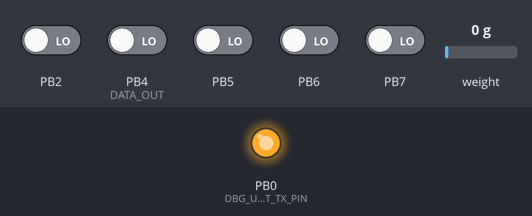
Recording of a program running on a simulated ATtiny85, built with avr-gcc and emulated at 1.2 MHz (the files do not name the chip). Parts: output pins drawn as LEDs (lit = HIGH). Wiring (inferred from the names in the program): HX711 load-cell converter: data PB1; SCK PB3. Inputs (shaded band) come from the test bench; at power-on: PB2, PB4 (DATA_OUT), PB5–7 LOW, weight on the scale 0 g. Sleep ends after the set time or at an interrupt; pins used as bus, display or sensor lines are not drawn.

Above: at 0.3 s.
Timing chart, 0 to 1.8 s (numbered marks = the images above):
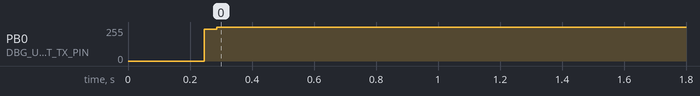

Measured:
- by itself, PB0 (DBG_UART_TX_PIN): 0/255 → 255/255 at 0.25 s

The program:

main.c
```c
/*
 * GasWaage.c
 *
 * Author : Philipp Malskorn
 */

#include <avr/io.h>
#include <util/delay.h>
#include <stdint.h>
#include <avr/sleep.h>
#include <avr/interrupt.h>

#include "dbg_putchar.h"

#define DATA_OUT PINB4
#define PD_SCK PINB3

uint32_t read_weight(){

	// set clock to LOW
	PORTB &= ~(1 << PD_SCK);
	// wait until the HX711 is ready
	while ((PINB >> DATA_OUT) & 1) _delay_ms(1);

	volatile uint32_t data = 0;

	// we need to read 24 bits
	// one bit after every positive edge
	for (int i = 0; i < 24; i++)
	{
		// positive pulse
		PORTB |= (1 << PD_SCK);
		PORTB &= ~(1 << PD_SCK);

		// read bit
		data = data << 1;
		data |= (PINB >> DATA_OUT) & 0x01;
	}

	// set clock back to LOW
	PORTB |= (1 << PD_SCK);

	return data;
}

ISR(INT0_vect){
	cli();

	// READ WEIGHT
	uint32_t data = read_weight();

	// SEND DATA as ASCII Char
	// could be reworked to reduce data
	char string[8]  = { 0 };
	for(int i = 0; i < 8; i++){
		string[i] = data % 10 + '0';
		data = data / 10;
	}
	for(int i = 7; i >= 0; i--){
		dbg_putchar(string[i]);
	}
	dbg_putchar('\n');

	// delete buffered interrupt calls
	GIFR |= (1 << INT0);
	sei();
}


int main(void)
{
	// shutdown adc
	PRR |= (1 << PRADC);

	// select power down option for sleep mode
	MCUCR &= ~(1 << SM0);
	MCUCR |= (1 << SM1);

	// select the low Level interrupt for INT0 (PINB1)
	MCUCR &= ~((1 << ISC01) | (1 << ISC00));

	// enable external interrupts INTO (PINB1)
	// is connect to the transmit (tx) of the HM-10
	GIMSK |=  (1 << INT0);

	// config DATA_OUT Pin as input
	// is connected to data_out of the HX711
	DDRB &= ~(1 << DATA_OUT);

	// config PD_SCK Pin as output
	// is connected to SCK of the HX711
	DDRB |= (1 << PD_SCK);
	// set clock to normal position (HIGH)
	PORTB |= (1 << PD_SCK);

	// globally enable interrupts
	sei();

	// initialize the software UART only transmit (tx)
	dbg_tx_init();

    while (1)
    {
		// send up message
		dbg_putchar('U');
		dbg_putchar('P');
		dbg_putchar('!');
		dbg_putchar('\n');

		// set mcu to sleep
		// wake up on interrupt INT0
		sleep_mode();
    }

}
```

dbg_putchar.c
```c
// (licence header left out)
#include <stdint.h>
#include <avr/io.h>
#include <avr/interrupt.h>

#include "dbg_putchar.h"

#if DBG_UART_ENABLE

void dbg_putchar(uint8_t c)
{
#define DBG_UART_TX_NUM_DELAY_CYCLES	((F_CPU/DBG_UART_BAUDRATE-16)/4+1)
#define DBG_UART_TX_NUM_ADD_NOP		((F_CPU/DBG_UART_BAUDRATE-16)%4)
	uint8_t sreg;
	uint16_t tmp;
	uint8_t numiter = 10;

	sreg = SREG;
	cli();

	asm volatile (
		/* put the START bit */
		"in %A0, %3"		"\n\t"	/* 1 */
		"cbr %A0, %4"		"\n\t"	/* 1 */
		"out %3, %A0"		"\n\t"	/* 1 */
		/* compensate for the delay induced by the loop for the
		 * other bits */
		"nop"			"\n\t"	/* 1 */
		"nop"			"\n\t"	/* 1 */
		"nop"			"\n\t"	/* 1 */
		"nop"			"\n\t"	/* 1 */
		"nop"			"\n\t"	/* 1 */

		/* delay */
	   "1:" "ldi %A0, lo8(%5)"	"\n\t"	/* 1 */
		"ldi %B0, hi8(%5)"	"\n\t"	/* 1 */
	   "2:" "sbiw %A0, 1"		"\n\t"	/* 2 */
		"brne 2b"		"\n\t"	/* 1 if EQ, 2 if NEQ */
#if DBG_UART_TX_NUM_ADD_NOP > 0
		"nop"			"\n\t"	/* 1 */
  #if DBG_UART_TX_NUM_ADD_NOP > 1
		"nop"			"\n\t"	/* 1 */
    #if DBG_UART_TX_NUM_ADD_NOP > 2
		"nop"			"\n\t"	/* 1 */
    #endif
  #endif
#endif
		/* put data or stop bit */
		"in %A0, %3"		"\n\t"	/* 1 */
		"sbrc %1, 0"		"\n\t"	/* 1 if false,2 otherwise */
		"sbr %A0, %4"		"\n\t"	/* 1 */
		"sbrs %1, 0"		"\n\t"	/* 1 if false,2 otherwise */
		"cbr %A0, %4"		"\n\t"	/* 1 */
		"out %3, %A0"		"\n\t"	/* 1 */

		/* shift data, putting a stop bit at the empty location */
		"sec"			"\n\t"	/* 1 */
		"ror %1"		"\n\t"	/* 1 */

		/* loop 10 times */
		"dec %2"		"\n\t"	/* 1 */
		"brne 1b"		"\n\t"	/* 1 if EQ, 2 if NEQ */
		: "=&w" (tmp),			/* scratch register */
		  "=r" (c),			/* we modify the data byte */
		  "=r" (numiter)		/* we modify number of iter.*/
		: "I" (_SFR_IO_ADDR(DBG_UART_TX_PORT)),
		  "M" (1<<DBG_UART_TX_PIN),
		  "i" (DBG_UART_TX_NUM_DELAY_CYCLES),
		  "1" (c),			/* data */
		  "2" (numiter)
	);
	SREG = sreg;
}
#undef DBG_UART_TX_NUM_DELAY_CYCLES
#undef DBG_UART_TX_NUM_ADD_NOP

#endif
```

dbg_putchar.h
```c
// (licence header left out)
#ifndef DBG_PUTCHAR_H
#define DBG_PUTCHAR_H

#include <stdint.h>

/* User setting -> Whether to enable the software UART */
#define DBG_UART_ENABLE		1

/* User setting -> Output pin the software UART */
#define DBG_UART_TX_PORT	PORTB
#define DBG_UART_TX_DDR		DDRB
#define DBG_UART_TX_PIN		PB0

/* User setting -> Software UART baudrate. */
#define DBG_UART_BAUDRATE	9600


/* ---- DO NOT TOUCH BELOW THIS LINE ---- */

#if DBG_UART_ENABLE

/**
 * @brief Debug software UART initialization.
 */
#define dbg_tx_init()	do { \
		DBG_UART_TX_PORT |= (1<<DBG_UART_TX_PIN); \
		DBG_UART_TX_DDR |= (1<<DBG_UART_TX_PIN); \
	} while(0)

/**
 * @brief Software UART routine for transmitting debug information.
 *
 * @warning This routine blocks all interrupts until all 10 bits  ( 1 START +
 * 8 DATA + 1 STOP) are transmitted. This would be about 1ms with 9600bps.
 *
 * @note Calculation for the number of CPU cycles, executed for one bit time:
 * F_CPU/BAUDRATE = (3*1+2) + (2*1 + (NDLY-1)*4 + 2+1) + 6*1
 *
 * (NDLY-1)*4 = F_CPU/BAUDRATE - 16
 * NDLY = (F_CPU/BAUDRATE-16)/4+1
 */
extern void dbg_putchar(uint8_t c);

#else
  #define dbg_tx_init()
  #define dbg_putchar(A)		((void)(A))
#endif	/* DBG_UART_ENABLE */

#endif	/* DBG_PUTCHAR_H */
```
